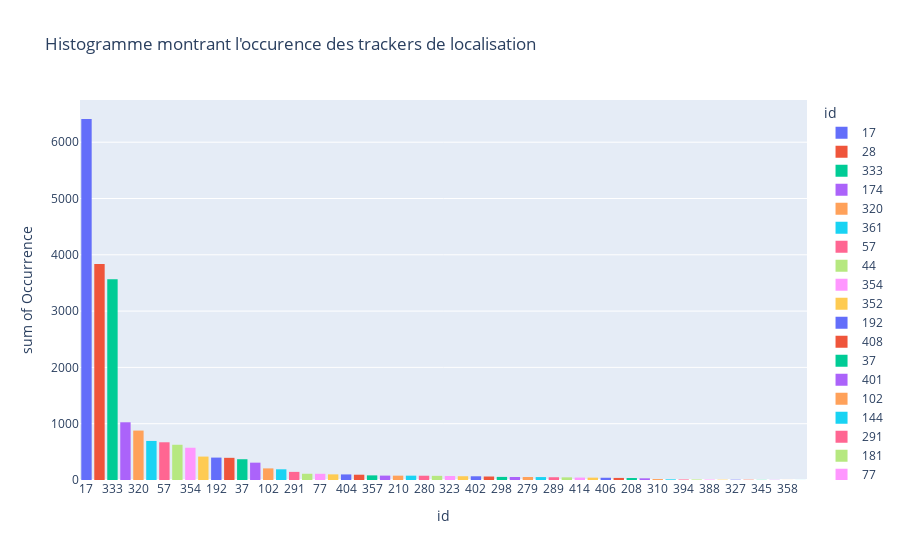

The cell this chart's notebook holds for it:
### Code cell
most_used['id']=most_used['id'].astype(str)
most_used["id"].astype("category")
trackers['id']=trackers['id'].astype(str)
trackers["id"].astype("category")

px.histogram(trackers, 
             x="id", 
             y="Occurrence", 
             color="id", 
             title="Histogramme montrant l'occurence des trackers de localisation")

### Figure 1 — Plotly figure (JSON) as saved in the notebook; plotly's stock layout.template omitted (floating-point values rounded to 4 significant figures)
{"data": [{"alignmentgroup": "True", "bingroup": "x", "histfunc": "sum", "hovertemplate": "id=%{x}<br>sum of Occurrence=%{y}<extra></extra>", "legendgroup": "17", "marker": {"color": "#636efa", "pattern": {"shape": ""}}, "name": "17", "offsetgroup": "17", "orientation": "v", "showlegend": true, "type": "histogram", "x": ["17"], "xaxis": "x", "y": [6412], "yaxis": "y"}, {"alignmentgroup": "True", "bingroup": "x", "histfunc": "sum", "hovertemplate": "id=%{x}<br>sum of Occurrence=%{y}<extra></extra>", "legendgroup": "28", "marker": {"color": "#EF553B", "pattern": {"shape": ""}}, "name": "28", "offsetgroup": "28", "orientation": "v", "showlegend": true, "type": "histogram", "x": ["28"], "xaxis": "x", "y": [3835], "yaxis": "y"}, {"alignmentgroup": "True", "bingroup": "x", "histfunc": "sum", "hovertemplate": "id=%{x}<br>sum of Occurrence=%{y}<extra></extra>", "legendgroup": "333", "marker": {"color": "#00cc96", "pattern": {"shape": ""}}, "name": "333", "offsetgroup": "333", "orientation": "v", "showlegend": true, "type": "histogram", "x": ["333"], "xaxis": "x", "y": [3567], "yaxis": "y"}, {"alignmentgroup": "True", "bingroup": "x", "histfunc": "sum", "hovertemplate": "id=%{x}<br>sum of Occurrence=%{y}<extra></extra>", "legendgroup": "174", "marker": {"color": "#ab63fa", "pattern": {"shape": ""}}, "name": "174", "offsetgroup": "174", "orientation": "v", "showlegend": true, "type": "histogram", "x": ["174"], "xaxis": "x", "y": [1025], "yaxis": "y"}, {"alignmentgroup": "True", "bingroup": "x", "histfunc": "sum", "hovertemplate": "id=%{x}<br>sum of Occurrence=%{y}<extra></extra>", "legendgroup": "320", "marker": {"color": "#FFA15A", "pattern": {"shape": ""}}, "name": "320", "offsetgroup": "320", "orientation": "v", "showlegend": true, "type": "histogram", "x": ["320"], "xaxis": "x", "y": [878], "yaxis": "y"}, {"alignmentgroup": "True", "bingroup": "x", "histfunc": "sum", "hovertemplate": "id=%{x}<br>sum of Occurrence=%{y}<extra></extra>", "legendgroup": "361", "marker": {"color": "#19d3f3", "pattern": {"shape": ""}}, "name": "361", "offsetgroup": "361", "orientation": "v", "showlegend": true, "type": "histogram", "x": ["361"], "xaxis": "x", "y": [694], "yaxis": "y"}, {"alignmentgroup": "True", "bingroup": "x", "histfunc": "sum", "hovertemplate": "id=%{x}<br>sum of Occurrence=%{y}<extra></extra>", "legendgroup": "57", "marker": {"color": "#FF6692", "pattern": {"shape": ""}}, "name": "57", "offsetgroup": "57", "orientation": "v", "showlegend": true, "type": "histogram", "x": ["57"], "xaxis": "x", "y": [670], "yaxis": "y"}, {"alignmentgroup": "True", "bingroup": "x", "histfunc": "sum", "hovertemplate": "id=%{x}<br>sum of Occurrence=%{y}<extra></extra>", "legendgroup": "44", "marker": {"color": "#B6E880", "pattern": {"shape": ""}}, "name": "44", "offsetgroup": "44", "orientation": "v", "showlegend": true, "type": "histogram", "x": ["44"], "xaxis": "x", "y": [626], "yaxis": "y"}, {"alignmentgroup": "True", "bingroup": "x", "histfunc": "sum", "hovertemplate": "id=%{x}<br>sum of Occurrence=%{y}<extra></extra>", "legendgroup": "354", "marker": {"color": "#FF97FF", "pattern": {"shape": ""}}, "name": "354", "offsetgroup": "354", "orientation": "v", "showlegend": true, "type": "histogram", "x": ["354"], "xaxis": "x", "y": [573], "yaxis": "y"}, {"alignmentgroup": "True", "bingroup": "x", "histfunc": "sum", "hovertemplate": "id=%{x}<br>sum of Occurrence=%{y}<extra></extra>", "legendgroup": "352", "marker": {"color": "#FECB52", "pattern": {"shape": ""}}, "name": "352", "offsetgroup": "352", "orientation": "v", "showlegend": true, "type": "histogram", "x": ["352"], "xaxis": "x", "y": [416], "yaxis": "y"}, {"alignmentgroup": "True", "bingroup": "x", "histfunc": "sum", "hovertemplate": "id=%{x}<br>sum of Occurrence=%{y}<extra></extra>", "legendgroup": "192", "marker": {"color": "#636efa", "pattern": {"shape": ""}}, "name": "192", "offsetgroup": "192", "orientation": "v", "showlegend": true, "type": "histogram", "x": ["192"], "xaxis": "x", "y": [398], "yaxis": "y"}, {"alignmentgroup": "True", "bingroup": "x", "histfunc": "sum", "hovertemplate": "id=%{x}<br>sum of Occurrence=%{y}<extra></extra>", "legendgroup": "408", "marker": {"color": "#EF553B", "pattern": {"shape": ""}}, "name": "408", "offsetgroup": "408", "orientation": "v", "showlegend": true, "type": "histogram", "x": ["408"], "xaxis": "x", "y": [394], "yaxis": "y"}, {"alignmentgroup": "True", "bingroup": "x", "histfunc": "sum", "hovertemplate": "id=%{x}<br>sum of Occurrence=%{y}<extra></extra>", "legendgroup": "37", "marker": {"color": "#00cc96", "pattern": {"shape": ""}}, "name": "37", "offsetgroup": "37", "orientation": "v", "showlegend": true, "type": "histogram", "x": ["37"], "xaxis": "x", "y": [369], "yaxis": "y"}, {"alignmentgroup": "True", "bingroup": "x", "histfunc": "sum", "hovertemplate": "id=%{x}<br>sum of Occurrence=%{y}<extra></extra>", "legendgroup": "401", "marker": {"color": "#ab63fa", "pattern": {"shape": ""}}, "name": "401", "offsetgroup": "401", "orientation": "v", "showlegend": true, "type": "histogram", "x": ["401"], "xaxis": "x", "y": [308], "yaxis": "y"}, {"alignmentgroup": "True", "bingroup": "x", "histfunc": "sum", "hovertemplate": "id=%{x}<br>sum of Occurrence=%{y}<extra></extra>", "legendgroup": "102", "marker": {"color": "#FFA15A", "pattern": {"shape": ""}}, "name": "102", "offsetgroup": "102", "orientation": "v", "showlegend": true, "type": "histogram", "x": ["102"], "xaxis": "x", "y": [206], "yaxis": "y"}, {"alignmentgroup": "True", "bingroup": "x", "histfunc": "sum", "hovertemplate": "id=%{x}<br>sum of Occurrence=%{y}<extra></extra>", "legendgroup": "144", "marker": {"color": "#19d3f3", "pattern": {"shape": ""}}, "name": "144", "offsetgroup": "144", "orientation": "v", "showlegend": true, "type": "histogram", "x": ["144"], "xaxis": "x", "y": [190], "yaxis": "y"}, {"alignmentgroup": "True", "bingroup": "x", "histfunc": "sum", "hovertemplate": "id=%{x}<br>sum of Occurrence=%{y}<extra></extra>", "legendgroup": "291", "marker": {"color": "#FF6692", "pattern": {"shape": ""}}, "name": "291", "offsetgroup": "291", "orientation": "v", "showlegend": true, "type": "histogram", "x": ["291"], "xaxis": "x", "y": [144], "yaxis": "y"}, {"alignmentgroup": "True", "bingroup": "x", "histfunc": "sum", "hovertemplate": "id=%{x}<br>sum of Occurrence=%{y}<extra></extra>", "legendgroup": "181", "marker": {"color": "#B6E880", "pattern": {"shape": ""}}, "name": "181", "offsetgroup": "181", "orientation": "v", "showlegend": true, "type": "histogram", "x": ["181"], "xaxis": "x", "y": [111], "yaxis": "y"}, {"alignmentgroup": "True", "bingroup": "x", "histfunc": "sum", "hovertemplate": "id=%{x}<br>sum of Occurrence=%{y}<extra></extra>", "legendgroup": "77", "marker": {"color": "#FF97FF", "pattern": {"shape": ""}}, "name": "77", "offsetgroup": "77", "orientation": "v", "showlegend": true, "type": "histogram", "x": ["77"], "xaxis": "x", "y": [110], "yaxis": "y"}, {"alignmentgroup": "True", "bingroup": "x", "histfunc": "sum", "hovertemplate": "id=%{x}<br>sum of Occurrence=%{y}<extra></extra>", "legendgroup": "341", "marker": {"color": "#FECB52", "pattern": {"shape": ""}}, "name": "341", "offsetgroup": "341", "orientation": "v", "showlegend": true, "type": "histogram", "x": ["341"], "xaxis": "x", "y": [100], "yaxis": "y"}, {"alignmentgroup": "True", "bingroup": "x", "histfunc": "sum", "hovertemplate": "id=%{x}<br>sum of Occurrence=%{y}<extra></extra>", "legendgroup": "404", "marker": {"color": "#636efa", "pattern": {"shape": ""}}, "name": "404", "offsetgroup": "404", "orientation": "v", "showlegend": true, "type": "histogram", "x": ["404"], "xaxis": "x", "y": [99], "yaxis": "y"}, {"alignmentgroup": "True", "bingroup": "x", "histfunc": "sum", "hovertemplate": "id=%{x}<br>sum of Occurrence=%{y}<extra></extra>", "legendgroup": "212", "marker": {"color": "#EF553B", "pattern": {"shape": ""}}, "name": "212", "offsetgroup": "212", "orientation": "v", "showlegend": true, "type": "histogram", "x": ["212"], "xaxis": "x", "y": [94], "yaxis": "y"}, {"alignmentgroup": "True", "bingroup": "x", "histfunc": "sum", "hovertemplate": "id=%{x}<br>sum of Occurrence=%{y}<extra></extra>", "legendgroup": "357", "marker": {"color": "#00cc96", "pattern": {"shape": ""}}, "name": "357", "offsetgroup": "357", "orientation": "v", "showlegend": true, "type": "histogram", "x": ["357"], "xaxis": "x", "y": [82], "yaxis": "y"}, {"alignmentgroup": "True", "bingroup": "x", "histfunc": "sum", "hovertemplate": "id=%{x}<br>sum of Occurrence=%{y}<extra></extra>", "legendgroup": "353", "marker": {"color": "#ab63fa", "pattern": {"shape": ""}}, "name": "353", "offsetgroup": "353", "orientation": "v", "showlegend": true, "type": "histogram", "x": ["353"], "xaxis": "x", "y": [78], "yaxis": "y"}, {"alignmentgroup": "True", "bingroup": "x", "histfunc": "sum", "hovertemplate": "id=%{x}<br>sum of Occurrence=%{y}<extra></extra>", "legendgroup": "210", "marker": {"color": "#FFA15A", "pattern": {"shape": ""}}, "name": "210", "offsetgroup": "210", "orientation": "v", "showlegend": true, "type": "histogram", "x": ["210"], "xaxis": "x", "y": [77], "yaxis": "y"}, {"alignmentgroup": "True", "bingroup": "x", "histfunc": "sum", "hovertemplate": "id=%{x}<br>sum of Occurrence=%{y}<extra></extra>", "legendgroup": "283", "marker": {"color": "#19d3f3", "pattern": {"shape": ""}}, "name": "283", "offsetgroup": "283", "orientation": "v", "showlegend": true, "type": "histogram", "x": ["283"], "xaxis": "x", "y": [77], "yaxis": "y"}, {"alignmentgroup": "True", "bingroup": "x", "histfunc": "sum", "hovertemplate": "id=%{x}<br>sum of Occurrence=%{y}<extra></extra>", "legendgroup": "280", "marker": {"color": "#FF6692", "pattern": {"shape": ""}}, "name": "280", "offsetgroup": "280", "orientation": "v", "showlegend": true, "type": "histogram", "x": ["280"], "xaxis": "x", "y": [76], "yaxis": "y"}, {"alignmentgroup": "True", "bingroup": "x", "histfunc": "sum", "hovertemplate": "id=%{x}<br>sum of Occurrence=%{y}<extra></extra>", "legendgroup": "281", "marker": {"color": "#B6E880", "pattern": {"shape": ""}}, "name": "281", "offsetgroup": "281", "orientation": "v", "showlegend": true, "type": "histogram", "x": ["281"], "xaxis": "x", "y": [74], "yaxis": "y"}, {"alignmentgroup": "True", "bingroup": "x", "histfunc": "sum", "hovertemplate": "id=%{x}<br>sum of Occurrence=%{y}<extra></extra>", "legendgroup": "323", "marker": {"color": "#FF97FF", "pattern": {"shape": ""}}, "name": "323", "offsetgroup": "323", "orientation": "v", "showlegend": true, "type": "histogram", "x": ["323"], "xaxis": "x", "y": [71], "yaxis": "y"}, {"alignmentgroup": "True", "bingroup": "x", "histfunc": "sum", "hovertemplate": "id=%{x}<br>sum of Occurrence=%{y}<extra></extra>", "legendgroup": "245", "marker": {"color": "#FECB52", "pattern": {"shape": ""}}, "name": "245", "offsetgroup": "245", "orientation": "v", "showlegend": true, "type": "histogram", "x": ["245"], "xaxis": "x", "y": [67], "yaxis": "y"}, {"alignmentgroup": "True", "bingroup": "x", "histfunc": "sum", "hovertemplate": "id=%{x}<br>sum of Occurrence=%{y}<extra></extra>", "legendgroup": "402", "marker": {"color": "#636efa", "pattern": {"shape": ""}}, "name": "402", "offsetgroup": "402", "orientation": "v", "showlegend": true, "type": "histogram", "x": ["402"], "xaxis": "x", "y": [66], "yaxis": "y"}, {"alignmentgroup": "True", "bingroup": "x", "histfunc": "sum", "hovertemplate": "id=%{x}<br>sum of Occurrence=%{y}<extra></extra>", "legendgroup": "209", "marker": {"color": "#EF553B", "pattern": {"shape": ""}}, "name": "209", "offsetgroup": "209", "orientation": "v", "showlegend": true, "type": "histogram", "x": ["209"], "xaxis": "x", "y": [62], "yaxis": "y"}, {"alignmentgroup": "True", "bingroup": "x", "histfunc": "sum", "hovertemplate": "id=%{x}<br>sum of Occurrence=%{y}<extra></extra>", "legendgroup": "298", "marker": {"color": "#00cc96", "pattern": {"shape": ""}}, "name": "298", "offsetgroup": "298", "orientation": "v", "showlegend": true, "type": "histogram", "x": ["298"], "xaxis": "x", "y": [55], "yaxis": "y"}, {"alignmentgroup": "True", "bingroup": "x", "histfunc": "sum", "hovertemplate": "id=%{x}<br>sum of Occurrence=%{y}<extra></extra>", "legendgroup": "313", "marker": {"color": "#ab63fa", "pattern": {"shape": ""}}, "name": "313", "offsetgroup": "313", "orientation": "v", "showlegend": true, "type": "histogram", "x": ["313"], "xaxis": "x", "y": [53], "yaxis": "y"}, {"alignmentgroup": "True", "bingroup": "x", "histfunc": "sum", "hovertemplate": "id=%{x}<br>sum of Occurrence=%{y}<extra></extra>", "legendgroup": "279", "marker": {"color": "#FFA15A", "pattern": {"shape": ""}}, "name": "279", "offsetgroup": "279", "orientation": "v", "showlegend": true, "type": "histogram", "x": ["279"], "xaxis": "x", "y": [53], "yaxis": "y"}, {"alignmentgroup": "True", "bingroup": "x", "histfunc": "sum", "hovertemplate": "id=%{x}<br>sum of Occurrence=%{y}<extra></extra>", "legendgroup": "307", "marker": {"color": "#19d3f3", "pattern": {"shape": ""}}, "name": "307", "offsetgroup": "307", "orientation": "v", "showlegend": true, "type": "histogram", "x": ["307"], "xaxis": "x", "y": [52], "yaxis": "y"}, {"alignmentgroup": "True", "bingroup": "x", "histfunc": "sum", "hovertemplate": "id=%{x}<br>sum of Occurrence=%{y}<extra></extra>", "legendgroup": "289", "marker": {"color": "#FF6692", "pattern": {"shape": ""}}, "name": "289", "offsetgroup": "289", "orientation": "v", "showlegend": true, "type": "histogram", "x": ["289"], "xaxis": "x", "y": [49], "yaxis": "y"}, {"alignmentgroup": "True", "bingroup": "x", "histfunc": "sum", "hovertemplate": "id=%{x}<br>sum of Occurrence=%{y}<extra></extra>", "legendgroup": "387", "marker": {"color": "#B6E880", "pattern": {"shape": ""}}, "name": "387", "offsetgroup": "387", "orientation": "v", "showlegend": true, "type": "histogram", "x": ["387"], "xaxis": "x", "y": [47], "yaxis": "y"}, {"alignmentgroup": "True", "bingroup": "x", "histfunc": "sum", "hovertemplate": "id=%{x}<br>sum of Occurrence=%{y}<extra></extra>", "legendgroup": "414", "marker": {"color": "#FF97FF", "pattern": {"shape": ""}}, "name": "414", "offsetgroup": "414", "orientation": "v", "showlegend": true, "type": "histogram", "x": ["414"], "xaxis": "x", "y": [43], "yaxis": "y"}, {"alignmentgroup": "True", "bingroup": "x", "histfunc": "sum", "hovertemplate": "id=%{x}<br>sum of Occurrence=%{y}<extra></extra>", "legendgroup": "285", "marker": {"color": "#FECB52", "pattern": {"shape": ""}}, "name": "285", "offsetgroup": "285", "orientation": "v", "showlegend": true, "type": "histogram", "x": ["285"], "xaxis": "x", "y": [42], "yaxis": "y"}, {"alignmentgroup": "True", "bingroup": "x", "histfunc": "sum", "hovertemplate": "id=%{x}<br>sum of Occurrence=%{y}<extra></extra>", "legendgroup": "406", "marker": {"color": "#636efa", "pattern": {"shape": ""}}, "name": "406", "offsetgroup": "406", "orientation": "v", "showlegend": true, "type": "histogram", "x": ["406"], "xaxis": "x", "y": [40], "yaxis": "y"}, {"alignmentgroup": "True", "bingroup": "x", "histfunc": "sum", "hovertemplate": "id=%{x}<br>sum of Occurrence=%{y}<extra></extra>", "legendgroup": "405", "marker": {"color": "#EF553B", "pattern": {"shape": ""}}, "name": "405", "offsetgroup": "405", "orientation": "v", "showlegend": true, "type": "histogram", "x": ["405"], "xaxis": "x", "y": [37], "yaxis": "y"}, {"alignmentgroup": "True", "bingroup": "x", "histfunc": "sum", "hovertemplate": "id=%{x}<br>sum of Occurrence=%{y}<extra></extra>", "legendgroup": "208", "marker": {"color": "#00cc96", "pattern": {"shape": ""}}, "name": "208", "offsetgroup": "208", "orientation": "v", "showlegend": true, "type": "histogram", "x": ["208"], "xaxis": "x", "y": [35], "yaxis": "y"}, {"alignmentgroup": "True", "bingroup": "x", "histfunc": "sum", "hovertemplate": "id=%{x}<br>sum of Occurrence=%{y}<extra></extra>", "legendgroup": "315", "marker": {"color": "#ab63fa", "pattern": {"shape": ""}}, "name": "315", "offsetgroup": "315", "orientation": "v", "showlegend": true, "type": "histogram", "x": ["315"], "xaxis": "x", "y": [30], "yaxis": "y"}, {"alignmentgroup": "True", "bingroup": "x", "histfunc": "sum", "hovertemplate": "id=%{x}<br>sum of Occurrence=%{y}<extra></extra>", "legendgroup": "310", "marker": {"color": "#FFA15A", "pattern": {"shape": ""}}, "name": "310", "offsetgroup": "310", "orientation": "v", "showlegend": true, "type": "histogram", "x": ["310"], "xaxis": "x", "y": [17], "yaxis": "y"}, {"alignmentgroup": "True", "bingroup": "x", "histfunc": "sum", "hovertemplate": "id=%{x}<br>sum of Occurrence=%{y}<extra></extra>", "legendgroup": "397", "marker": {"color": "#19d3f3", "pattern": {"shape": ""}}, "name": "397", "offsetgroup": "397", "orientation": "v", "showlegend": true, "type": "histogram", "x": ["397"], "xaxis": "x", "y": [12], "yaxis": "y"}, {"alignmentgroup": "True", "bingroup": "x", "histfunc": "sum", "hovertemplate": "id=%{x}<br>sum of Occurrence=%{y}<extra></extra>", "legendgroup": "394", "marker": {"color": "#FF6692", "pattern": {"shape": ""}}, "name": "394", "offsetgroup": "394", "orientation": "v", "showlegend": true, "type": "histogram", "x": ["394"], "xaxis": "x", "y": [10], "yaxis": "y"}, {"alignmentgroup": "True", "bingroup": "x", "histfunc": "sum", "hovertemplate": "id=%{x}<br>sum of Occurrence=%{y}<extra></extra>", "legendgroup": "284", "marker": {"color": "#B6E880", "pattern": {"shape": ""}}, "name": "284", "offsetgroup": "284", "orientation": "v", "showlegend": true, "type": "histogram", "x": ["284"], "xaxis": "x", "y": [10], "yaxis": "y"}, {"alignmentgroup": "True", "bingroup": "x", "histfunc": "sum", "hovertemplate": "id=%{x}<br>sum of Occurrence=%{y}<extra></extra>", "legendgroup": "388", "marker": {"color": "#FF97FF", "pattern": {"shape": ""}}, "name": "388", "offsetgroup": "388", "orientation": "v", "showlegend": true, "type": "histogram", "x": ["388"], "xaxis": "x", "y": [8], "yaxis": "y"}, {"alignmentgroup": "True", "bingroup": "x", "histfunc": "sum", "hovertemplate": "id=%{x}<br>sum of Occurrence=%{y}<extra></extra>", "legendgroup": "396", "marker": {"color": "#FECB52", "pattern": {"shape": ""}}, "name": "396", "offsetgroup": "396", "orientation": "v", "showlegend": true, "type": "histogram", "x": ["396"], "xaxis": "x", "y": [6], "yaxis": "y"}, {"alignmentgroup": "True", "bingroup": "x", "histfunc": "sum", "hovertemplate": "id=%{x}<br>sum of Occurrence=%{y}<extra></extra>", "legendgroup": "327", "marker": {"color": "#636efa", "pattern": {"shape": ""}}, "name": "327", "offsetgroup": "327", "orientation": "v", "showlegend": true, "type": "histogram", "x": ["327"], "xaxis": "x", "y": [6], "yaxis": "y"}, {"alignmentgroup": "True", "bingroup": "x", "histfunc": "sum", "hovertemplate": "id=%{x}<br>sum of Occurrence=%{y}<extra></extra>", "legendgroup": "389", "marker": {"color": "#EF553B", "pattern": {"shape": ""}}, "name": "389", "offsetgroup": "389", "orientation": "v", "showlegend": true, "type": "histogram", "x": ["389"], "xaxis": "x", "y": [5], "yaxis": "y"}, {"alignmentgroup": "True", "bingroup": "x", "histfunc": "sum", "hovertemplate": "id=%{x}<br>sum of Occurrence=%{y}<extra></extra>", "legendgroup": "345", "marker": {"color": "#00cc96", "pattern": {"shape": ""}}, "name": "345", "offsetgroup": "345", "orientation": "v", "showlegend": true, "type": "histogram", "x": ["345"], "xaxis": "x", "y": [3], "yaxis": "y"}, {"alignmentgroup": "True", "bingroup": "x", "histfunc": "sum", "hovertemplate": "id=%{x}<br>sum of Occurrence=%{y}<extra></extra>", "legendgroup": "351", "marker": {"color": "#ab63fa", "pattern": {"shape": ""}}, "name": "351", "offsetgroup": "351", "orientation": "v", "showlegend": true, "type": "histogram", "x": ["351"], "xaxis": "x", "y": [3], "yaxis": "y"}, {"alignmentgroup": "True", "bingroup": "x", "histfunc": "sum", "hovertemplate": "id=%{x}<br>sum of Occurrence=%{y}<extra></extra>", "legendgroup": "358", "marker": {"color": "#FFA15A", "pattern": {"shape": ""}}, "name": "358", "offsetgroup": "358", "orientation": "v", "showlegend": true, "type": "histogram", "x": ["358"], "xaxis": "x", "y": [1], "yaxis": "y"}, {"alignmentgroup": "True", "bingroup": "x", "histfunc": "sum", "hovertemplate": "id=%{x}<br>sum of Occurrence=%{y}<extra></extra>", "legendgroup": "398", "marker": {"color": "#19d3f3", "pattern": {"shape": ""}}, "name": "398", "offsetgroup": "398", "orientation": "v", "showlegend": true, "type": "histogram", "x": ["398"], "xaxis": "x", "y": [1], "yaxis": "y"}], "layout": {"barmode": "relative", "legend": {"title": {"text": "id"}, "tracegroupgap": 0}, "title": {"text": "Histogramme montrant l'occurence des trackers de localisation"}, "xaxis": {"anchor": "y", "categoryarray": ["17", "28", "333", "174", "320", "361", "57", "44", "354", "352", "192", "408", "37", "401", "102", "144", "291", "181", "77", "341", "404", "212", "357", "353", "210", "283", "280", "281", "323", "245", "402", "209", "298", "313", "279", "307", "289", "387", "414", "285", "406", "405", "208", "315", "310", "397", "394", "284", "388", "396", "327", "389", "345", "351", "358", "398"], "categoryorder": "array", "domain": [0, 1], "title": {"text": "id"}}, "yaxis": {"anchor": "x", "domain": [0, 1], "title": {"text": "sum of Occurrence"}}}}
